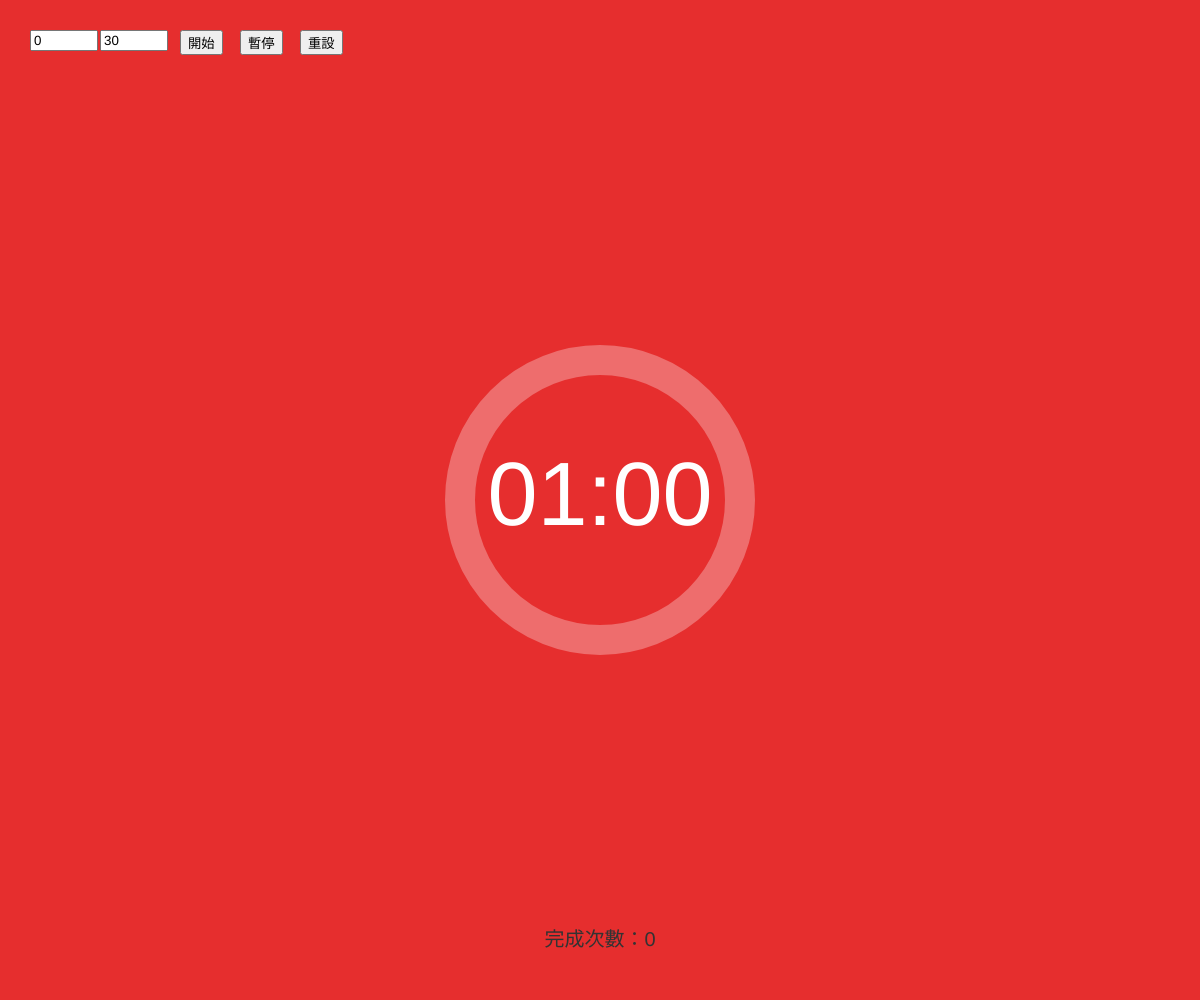
Frame 1 (no input)
Frame 60 (no input): identical to frame 1, image omitted
Frame 120 (the mouse pressed at the canvas centre since frame 60): identical to frame 1, image omitted

The p5.js sketch that drew this single still picture (run headless with seeded random() and noise() and a simulated clock; from frame 60 on, the mouse is pressed at the canvas centre):

// p5.js sketch
// ── sketch.js
let totalTime = 60;
let timeLeft = 60;

let running = false;
let lastTick = 0;

let finishedCount = 0;

let inputMin, inputSec;
let btnStart, btnPause, btnReset;

function setup() {
  createCanvas(windowWidth, windowHeight);
  textAlign(CENTER, CENTER);
  colorMode(HSB);

  // 輸入時間
  inputMin = createInput("0");
  inputMin.position(30, 30);
  inputMin.size(60);

  inputSec = createInput("30");
  inputSec.position(100, 30);
  inputSec.size(60);

  // ▶ 開始
  btnStart = createButton("開始");
  btnStart.position(180, 30);
  btnStart.mousePressed(startTimer);

  // ⏸ 暫停
  btnPause = createButton("暫停");
  btnPause.position(240, 30);
  btnPause.mousePressed(pauseTimer);

  // 🔄 重設
  btnReset = createButton("重設");
  btnReset.position(300, 30);
  btnReset.mousePressed(resetTimer);
}

function draw() {

  // 🌈 背景
  let hue = map(timeLeft, 0, totalTime, 0, 360);
  background(hue, 80, 90);

  // ⏱ 倒數
  if (running) {
    if (millis() - lastTick >= 1000) {
      timeLeft--;
      lastTick = millis();

      if (timeLeft <= 0) {
        timeLeft = 0;
        running = false;
        finishedCount++;
      }
    }
  }

  // 🔵 進度圈
  push();
  translate(width / 2, height / 2);

  let progress = map(timeLeft, totalTime, 0, 0, TWO_PI);

  noFill();

  stroke(0, 0, 100, 0.3);
  strokeWeight(30);
  circle(0, 0, 280);

  stroke(hue, 90, 100);
  strokeWeight(30);
  arc(0, 0, 280, 280, -HALF_PI, progress - HALF_PI);

  pop();

  // ⏰ 時間顯示
  fill(255);
  noStroke();
  textSize(90);

  let m = floor(timeLeft / 60);
  let s = timeLeft % 60;

  text(nf(m, 2) + ":" + nf(s, 2), width / 2, height / 2);

  // 📊 統計
  textSize(20);
  fill(0, 0, 20);
  text("完成次數：" + finishedCount, width / 2, height - 60);

  // 🔥 結束提示
  if (timeLeft === 0 && !running) {
    fill(0, 100, 100);
    textSize(50);
    text("時間到！", width / 2, height / 2 + 120);
  }
}

function startTimer() {

  let m = int(inputMin.value());
  let s = int(inputSec.value());

  totalTime = m * 60 + s;

  // 避免 0
  if (totalTime <= 0) return;

  timeLeft = totalTime;
  running = true;
  lastTick = millis();
}

function pauseTimer() {
  running = false;
}

function resetTimer() {
  running = false;
  timeLeft = totalTime;
}

function windowResized() {
  resizeCanvas(windowWidth, windowHeight);
}
// ── style.css
body{
    margin:0;
    overflow:hidden;
    font-family:Arial;
}
